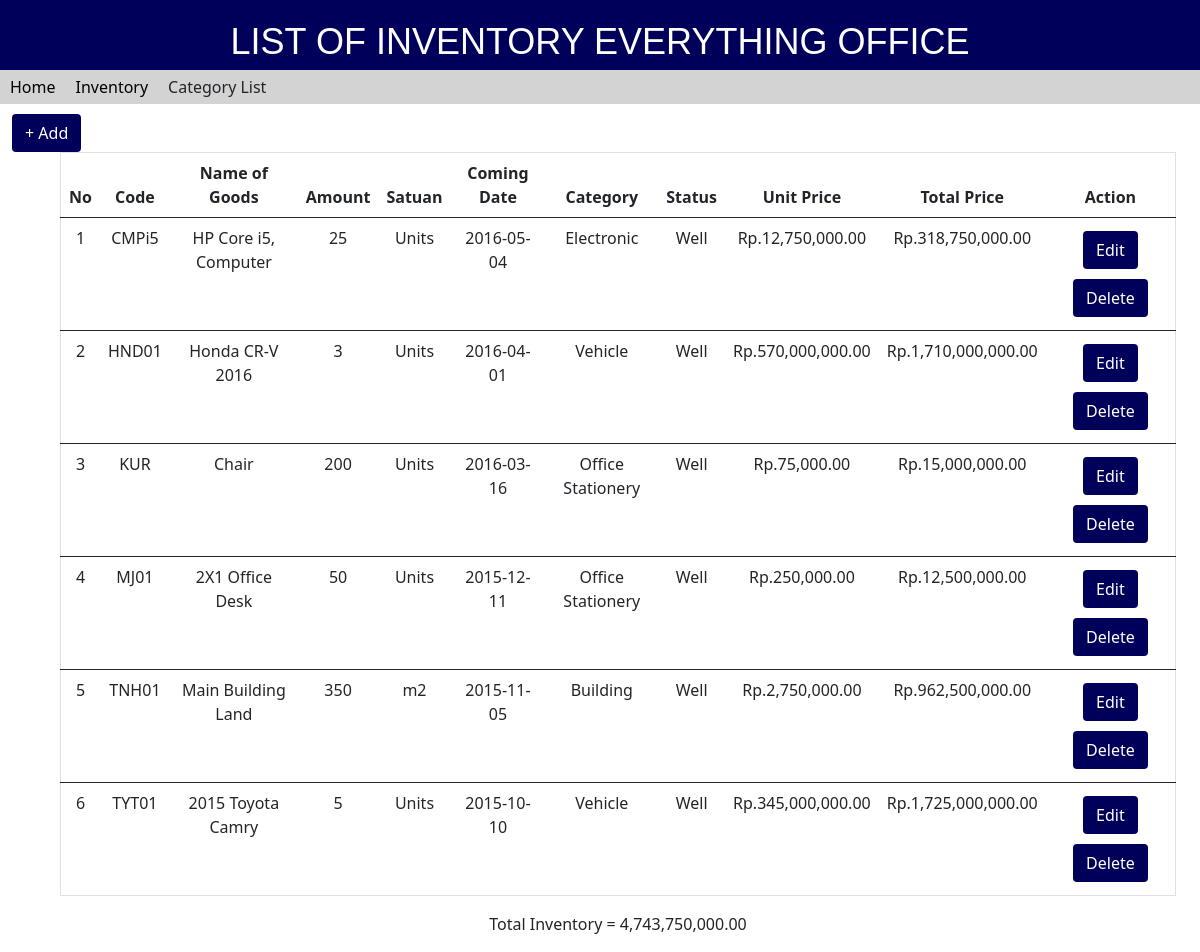
The page /inventory.php on the database its author committed.
### tables this page shows
CREATE TABLE `inventory` (
  `no` int(30) NOT NULL,
  `item_id` varchar(10) NOT NULL,
  `item_name` varchar(30) NOT NULL,
  `amount` int(11) NOT NULL,
  `unit` varchar(15) NOT NULL,
  `arrival_date` date NOT NULL,
  `category` varchar(20) NOT NULL,
  `item_status` varchar(20) NOT NULL,
  `price` int(20) NOT NULL
);

### inventory.php (the view, shortened to what this page needs)
<!DOCTYPE html>
<html lang="en">
<head>
    <?php
    include 'head-items.php';
    ?>
    <?php
    include 'connection.php';
    $sql = "SELECT * FROM inventory";
    $items = mysqli_query($conn, $sql);
    ?>
    <link rel="stylesheet" type="text/css" href="indexv5.css">
</head>
<body>
    <div class="header">
        <label>LIST OF INVENTORY EVERYTHING OFFICE</label>
    </div>
    <div class="nav">
        <div class="left-nav">
            <div class="home-btn">
                <a href="home.php">Home</a>
            </div>
            <div class="register-btn">
                <a href="inventory.php">Inventory</a>
            </div>
            <div class="list-btn">Category List
            </div>
        </div>
    </div>
    <div class="add-button container-fluid">
        <a href="tambah.php" class="btn">+ Add</a>
    </div>
    <div class="container-fluid">
        <div class="table-container container float-end">
            <table class="table table-white table-hover" border="1" cellspacing="0" cellpadding="10">
                <thead>
                    <tr>
                        <th class="text-center">No</th>
                        <th class="text-center">Code</th>
                        <th class="text-center">Name of Goods</th>
                        <th class="text-center">Amount</th>
                        <th class="text-center">Satuan</th>
                        <th class="text-center">Coming Date</th>
                        <th class="text-center">Category</th>
                        <th class="text-center">Status</th>
                        <th class="text-center">Unit Price</th>
                        <th class="text-center">Total Price</th>
                        <th class="text-center">Action</th>
                    </tr>
                </thead>
                <?php
                $no = 1;
                $total_inventaris = 0;
                while ($hasil = mysqli_fetch_array($items)) {
                    $total_inventaris = $total_inventaris + ($hasil['price'] * $hasil['amount']);
                ?>
                    <tbody>
                        <tr>
                            <td class="text-center"><?php echo $no; ?></td>
                            <td class="text-center"><?php echo $hasil['item_id']; ?></td>
                            <td class="text-center"><?php echo $hasil['item_name']; ?></td>
                            <td class="text-center"><?php echo $hasil['amount']; ?> </td>
                            <td class="text-center"><?php echo $hasil['unit']; ?></td>
                            <td class="text-center"><?php echo $hasil['arrival_date']; ?></td>
                            <td class="text-center"><?php echo $hasil['category']; ?></td>
                            <td class="text-center"><?php echo $hasil['item_status']; ?></td>
                            <td class="text-center">Rp.<?php echo number_format($hasil['price'], 2); ?></td>
                            <td class="text-center">Rp.<?php echo number_format($hasil['price'] * $hasil['amount'], 2); ?></td>
                            <td class="text-center">
                                <a href="edit.php?id=<?php echo $hasil['item_id']; ?>" name="edit" class="btn">Edit
                                </a>
                                <a href="delete.php?id=<?php echo $hasil['item_id']; ?>" name="delete" class="btn" onclick="return confirm('Are You Sure You Want to Delete The Chair')">Delete
                                </a>
                            </td>
                        </tr>
                    </tbody>
                <?php
                    $no++;
                }
                ?>
            </table>
            <p class="text-center">
                Total Inventory = <?php echo number_format($total_inventaris, 2); ?>
            </p>
        </div>
    </div>
</body>
</html>

### head-items.php (shortened to what this page needs)
<link rel="stylesheet" href="styles/design.css">
<link rel="stylesheet" href="styles/design2.css">
<link href="https://cdn.jsdelivr.net/npm/bootstrap@5.0.2/dist/css/bootstrap.min.css" rel="stylesheet">

### styles/design.css (style rules this page uses)
.header { width : 100%; height : 200px; background-color: #00005A; }

### styles/design2.css (style rules this page uses)
.add-button .btn { margin-top: 10px; background-color: #00005A; color : white; }
td .btn { background-color: #00005A; color : white; }

### indexv5.css (style rules this page uses)
* { margin: 0; padding: 0; box-sizing: border-box; }
.header { background-color: #00005A; color: white; height: 70px; text-align: center; align-items: center; padding-top: 15px; }
.header label { font-family: sans-serif; font-weight: 500; font-size: 36px; }
.nav { background-color: lightgray; display: flex; justify-content: space-between; }
.nav .left-nav div { margin: 5px 10px; }
.left-nav { align-items: center; text-align: center; }
.register-btn a { text-decoration: none; color: black; }
.home-btn a { text-decoration: none; color: black; }
.nav .left-nav { display: flex; }
.text-center .btn { margin: 5px; }

### rows shown on the page
inventory: item "CMPi5", item_name "HP Core i5, Computer", amount "25", unit "Units", arrival_date "2016-05-04", category "Electronic", item_status "Well", price "12,750,000.00", $hasil['price'] * $hasil['amount'] "318,750,000.00"
inventory: item "HND01", item_name "Honda CR-V 2016", amount "3", unit "Units", arrival_date "2016-04-01", category "Vehicle", item_status "Well", price "570,000,000.00", $hasil['price'] * $hasil['amount'] "1,710,000,000.00"
inventory: item "KUR", item_name "Chair", amount "200", unit "Units", arrival_date "2016-03-16", category "Office Stationery", item_status "Well", price "75,000.00", $hasil['price'] * $hasil['amount'] "15,000,000.00"
inventory: item "MJ01", item_name "2X1 Office Desk", amount "50", unit "Units", arrival_date "2015-12-11", category "Office Stationery", item_status "Well", price "250,000.00", $hasil['price'] * $hasil['amount'] "12,500,000.00"
inventory: item "TNH01", item_name "Main Building Land", amount "350", unit "m2", arrival_date "2015-11-05", category "Building", item_status "Well", price "2,750,000.00", $hasil['price'] * $hasil['amount'] "962,500,000.00"
inventory: item "TYT01", item_name "2015 Toyota Camry", amount "5", unit "Units", arrival_date "2015-10-10", category "Vehicle", item_status "Well", price "345,000,000.00", $hasil['price'] * $hasil['amount'] "1,725,000,000.00"

### other values the page prints
$total_inventaris "4,743,750,000.00"
